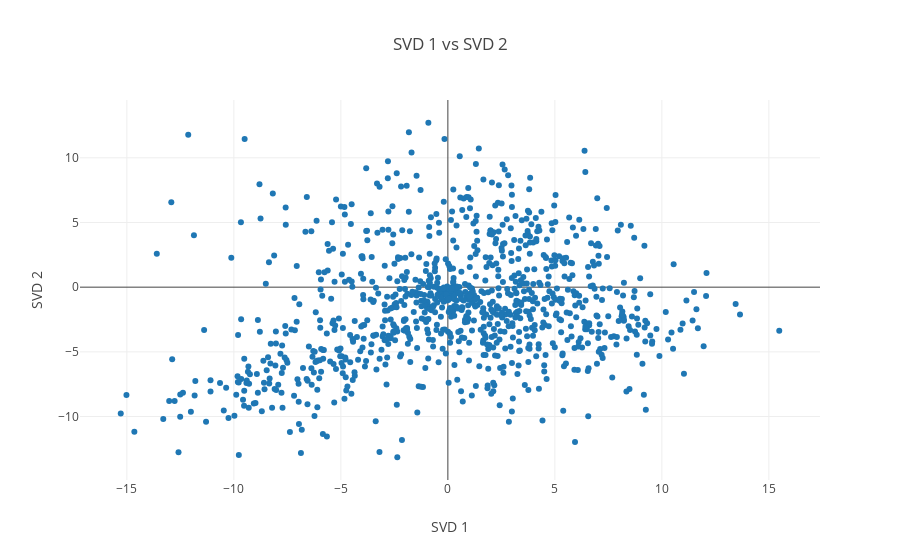

The cell this chart's notebook holds for it:
### Code cell
tsvd_word_list = []
words = list(model_w2v.wv.vocab)
for i, word in enumerate(words):
    tsvd_word_list.append(word)

trace = go.Scatter(
    x = result[0:number_of_words, 0], 
    y = result[0:number_of_words, 1],
    mode = 'markers',
    text= tsvd_word_list[0:number_of_words]
)

layout = dict(title= 'SVD 1 vs SVD 2',
              yaxis = dict(title='SVD 2'),
              xaxis = dict(title='SVD 1'),
              hovermode= 'closest')

fig = dict(data = [trace], layout= layout)
py.iplot(fig)

### Figure 1 — Plotly figure (JSON) as saved in the notebook; plotly's stock layout.template omitted (floating-point values rounded to 4 significant figures; data arrays with more than 128 entries replaced by an {"elided": "..."} marker saying what was removed)
{"data": [{"mode": "markers", "text": {"elided": "1000 str values"}, "type": "scatter", "x": {"elided": "1000 float values"}, "y": {"elided": "1000 float values"}}], "layout": {"hovermode": "closest", "title": "SVD 1 vs SVD 2", "xaxis": {"title": "SVD 1"}, "yaxis": {"title": "SVD 2"}}}
